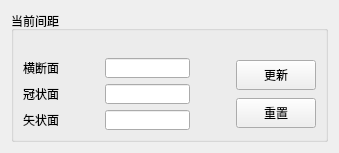
                 <widget class="QWidget" name="widget_2" native="true">
                  <layout class="QVBoxLayout" name="verticalLayout_10">
                   <item>
                    <widget class="QGroupBox" name="groupBox_2">
                     <property name="title">
                      <string>当前间距</string>
                     </property>
                     <layout class="QHBoxLayout" name="horizontalLayout_14">
                      <property name="topMargin">
                       <number>27</number>
                      </property>
                      <item>
                       <layout class="QHBoxLayout" name="horizontalLayout_17">
                        <item>
                         <layout class="QVBoxLayout" name="verticalLayout_7">
                          <item>
                           <layout class="QHBoxLayout" name="horizontalLayout_13">
                            <item>
                             <widget class="QLabel" name="label">
                              <property name="text">
                               <string>横断面</string>
                              </property>
                             </widget>
                            </item>
                            <item>
                             <spacer name="horizontalSpacer_8">
                              <property name="orientation">
                               <enum>Qt::Horizontal</enum>
                              </property>
                              <property name="sizeHint" stdset="0">
                               <size>
                                <width>40</width>
                                <height>20</height>
                               </size>
                              </property>
                             </spacer>
                            </item>
                            <item>
                             <widget class="QLineEdit" name="lineEdit_t">
                              <property name="maximumSize">
                               <size>
                                <width>85</width>
                                <height>20</height>
                               </size>
                              </property>
                             </widget>
                            </item>
                            <item>
                             <spacer name="horizontalSpacer_5">
                              <property name="orientation">
                               <enum>Qt::Horizontal</enum>
                              </property>
                              <property name="sizeHint" stdset="0">
                               <size>
                                <width>40</width>
                                <height>20</height>
                               </size>
                              </property>
                             </spacer>
                            </item>
                           </layout>
                          </item>
                          <item>
                           <layout class="QHBoxLayout" name="horizontalLayout_12">
                            <item>
                             <widget class="QLabel" name="label_3">
                              <property name="text">
                               <string>冠状面</string>
                              </property>
                             </widget>
                            </item>
                            <item>
                             <spacer name="horizontalSpacer_9">
                              <property name="orientation">
                               <enum>Qt::Horizontal</enum>
                              </property>
                              <property name="sizeHint" stdset="0">
                               <size>
                                <width>40</width>
                                <height>20</height>
                               </size>
                              </property>
                             </spacer>
                            </item>
                            <item>
                             <widget class="QLineEdit" name="lineEdit_s">
                              <property name="maximumSize">
                               <size>
                                <width>85</width>
                                <height>20</height>
                               </size>
                              </property>
                             </widget>
                            </item>
                            <item>
                             <spacer name="horizontalSpacer_6">
                              <property name="orientation">
                               <enum>Qt::Horizontal</enum>
                              </property>
                              <property name="sizeHint" stdset="0">
                               <size>
                                <width>40</width>
                                <height>20</height>
                               </size>
                              </property>
                             </spacer>
                            </item>
                           </layout>
                          </item>
                          <item>
                           <layout class="QHBoxLayout" name="horizontalLayout_11">
                            <item>
                             <widget class="QLabel" name="label_5">
                              <property name="text">
                               <string>矢状面</string>
                              </property>
                             </widget>
                            </item>
                            <item>
                             <spacer name="horizontalSpacer_10">
                              <property name="orientation">
                               <enum>Qt::Horizontal</enum>
                              </property>
                              <property name="sizeHint" stdset="0">
                               <size>
                                <width>40</width>
                                <height>20</height>
                               </size>
                              </property>
                             </spacer>
                            </item>
                            <item>
                             <widget class="QLineEdit" name="lineEdit_a">
                              <property name="maximumSize">
                               <size>
                                <width>85</width>
                                <height>20</height>
                               </size>
                              </property>
                             </widget>
                            </item>
                            <item>
                             <spacer name="horizontalSpacer_7">
                              <property name="orientation">
                               <enum>Qt::Horizontal</enum>
                              </property>
                              <property name="sizeHint" stdset="0">
                               <size>
                                <width>40</width>
                                <height>20</height>
                               </size>
                              </property>
                             </spacer>
                            </item>
                           </layout>
                          </item>
                         </layout>
                        </item>
                        <item>
                         <layout class="QVBoxLayout" name="verticalLayout_5">
                          <item>
                           <widget class="QPushButton" name="pushButton_update">
                            <property name="minimumSize">
                             <size>
                              <width>60</width>
                              <height>30</height>
                             </size>
                            </property>
                            <property name="text">
                             <string>更新</string>
                            </property>
                           </widget>
                          </item>
                          <item>
                           <widget class="QPushButton" name="pushButton_reset">
                            <property name="minimumSize">
                             <size>
                              <width>60</width>
                              <height>30</height>
                             </size>
                            </property>
                            <property name="text">
                             <string>重置</string>
                            </property>
                           </widget>
                          </item>
                         </layout>
                        </item>
                       </layout>
                      </item>
                     </layout>
                    </widget>
                   </item>
                  </layout>
                 </widget>
